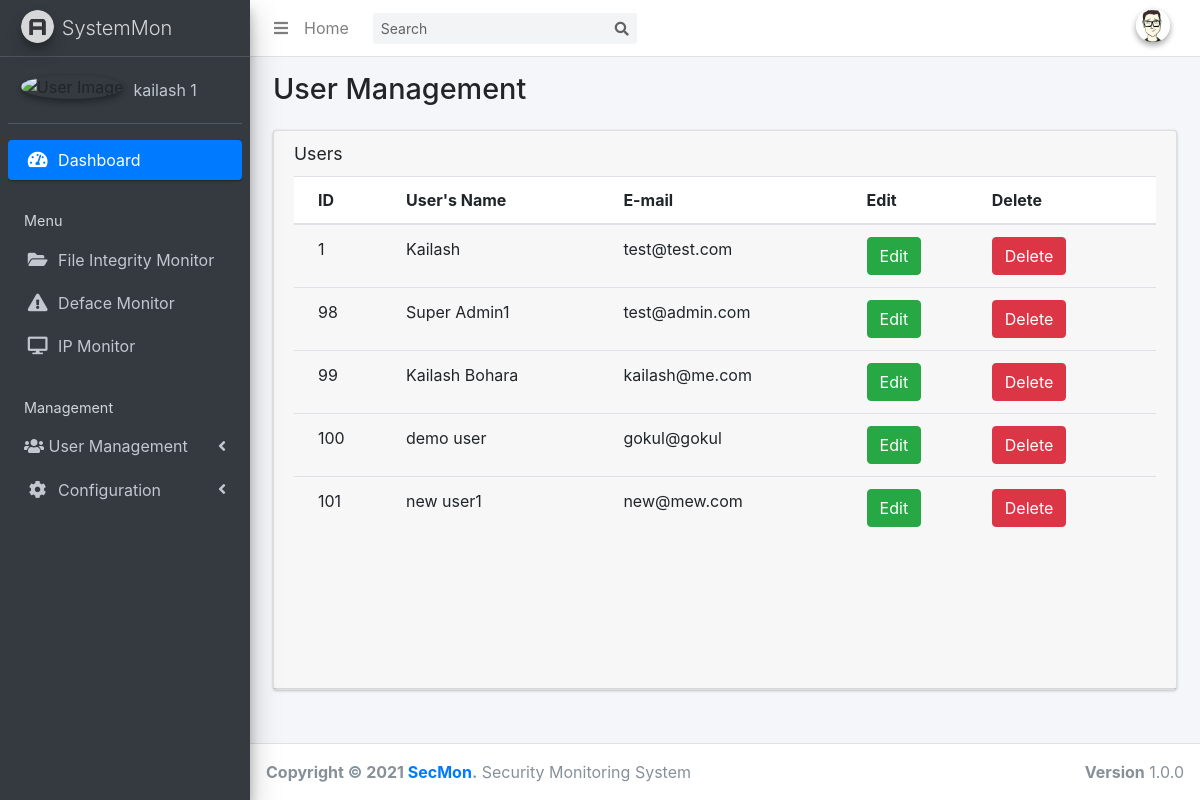
The page /useredit.php on the database as committed earlier.
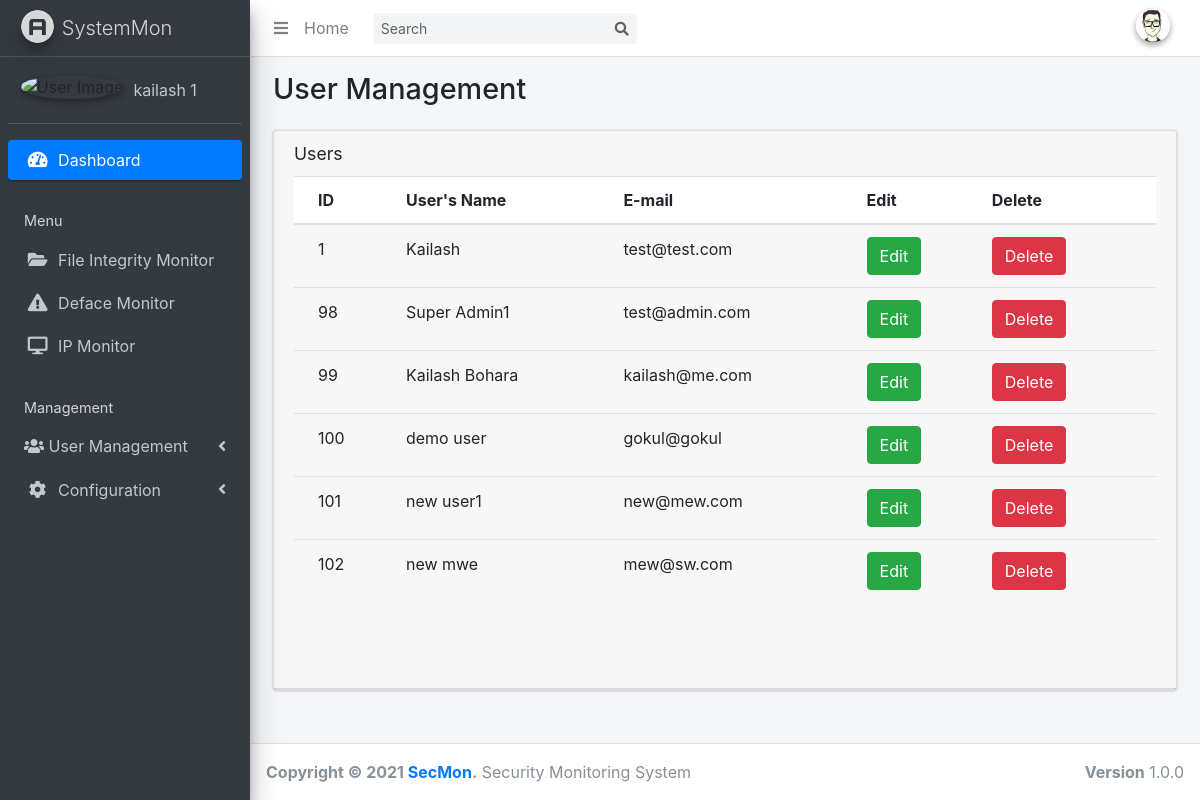
The same page on the database as committed later.
### tables this page shows
CREATE TABLE `users` (
  `id` int(10) NOT NULL,
  `name` varchar(250) NOT NULL,
  `password` varchar(500) NOT NULL,
  `email` varchar(250) NOT NULL,
  `time_stamp` date DEFAULT NULL
);

### useredit.php (the view, shortened to what this page needs)
<!DOCTYPE html>
<html>
<head>
  <link rel="stylesheet" href="plugins/fontawesome-free/css/all.min.css">
  <link rel="stylesheet" href="https://code.ionicframework.com/ionicons/2.0.1/css/ionicons.min.css">
  <link rel="stylesheet" href="dist/css/adminlte.min.css">
  <link rel="stylesheet" href="https://stackpath.bootstrapcdn.com/bootstrap/4.3.1/css/bootstrap.min.css">
</head>
<body class="hold-transition sidebar-mini">
<div class="wrapper">
<?php include 'themepart/nav-bar.php'; ?>
<?php include 'themepart/sidebar.php';
?>
  <div class="content-wrapper">
    <section class="content-header">
      <div class="container-fluid">
        <div class="row mb-2">
          <div class="col-sm-6">
            <h1>User Management</h1>
          </div>
        </div>
      </div>
    </section>
    <section class="content">
      <div class="container-fluid">
        <div class="row">
          <div class="col-12">
            <div class="card">
              <div class="card-header">
                <h3 class="card-title">Users</h3>
              <div class="card-body table-responsive p-0" style="height: 500px;">
                  <?php
                  $connection= mysqli_connect("localhost","root","","hash_analyzer");
                  $query= "SELECT * FROM users";
                  $query_run= mysqli_query($connection,$query);
                  ?>
                <table class="table table-head-fixed text-nowrap">
                  <thead>
                    <tr>
                      <th>ID</th>
                      <th>User's Name</th>
                      <th>E-mail</th>
                      <th>Edit</th>
                      <th>Delete</th>
                    </tr>
                  </thead>
                  <tbody>
                   <?php
                    if(mysqli_num_rows($query_run)> 0)
                    {
                      while($row = mysqli_fetch_assoc($query_run))
                      {
                       ?>
                    <tr>
                       <td> <?php echo $row['id'];?> </td>
                       <td> <?php echo $row['name'];?> </td>
                       <td> <?php echo $row['email'];?> </td>
                       <td>
                           <button type="button" class="btn btn-success editbtn" data-toggle="modal" data-target="#editUserModal">Edit</button>
                       </td>
                       <td>
                        <button type="button" class="btn btn-danger deletebtn" data-toggle="modal" data-target="#deleteUserModal">Delete</button>
                       </td>
                    </tr>
                    <?php
                      }
                    }
                    else {
                      echo "No record found!";
                    }
                    ?>
                  </tbody>
                </table>
              </div>
            </div>
          </div>
        </div>
      </div>
    </section>
  </div>
<?php include 'themepart/footer.php'; ?>
</div>
</body>
</html>

Rows that differ between the two databases and show on the page:
added users: id "102", name "new mwe", email "mew@sw.com"
